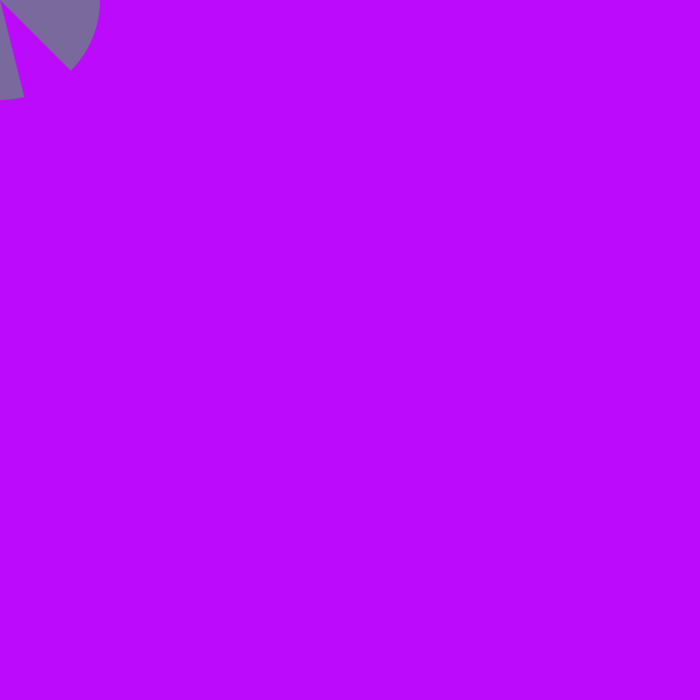
Frame 1 (no input)
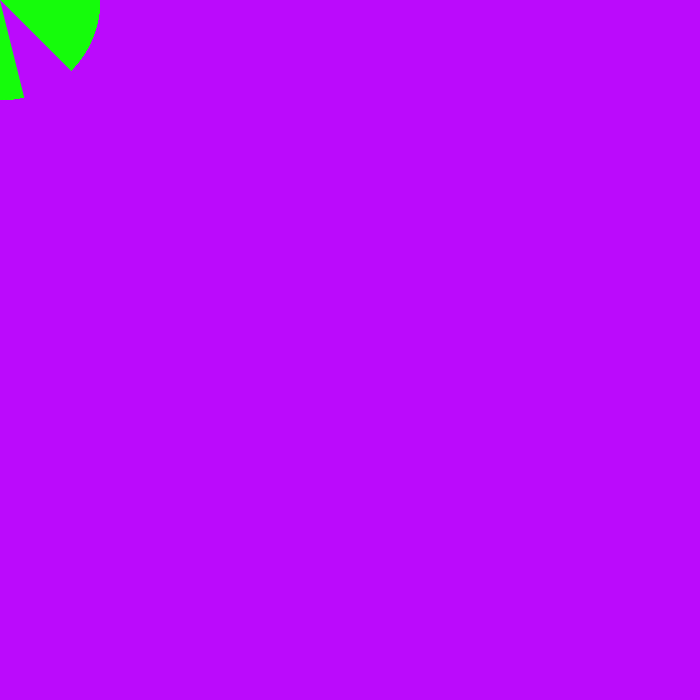
Frame 60 (the mouse pressed at the canvas centre just before this capture)
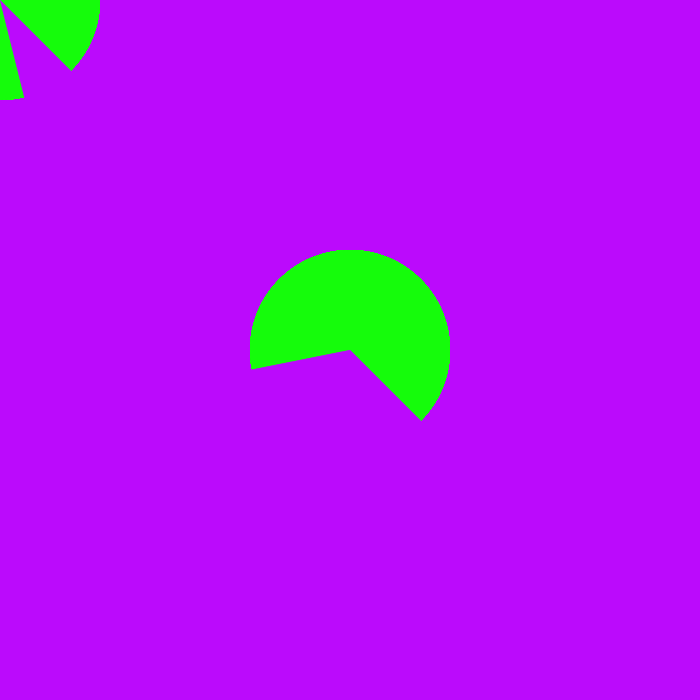
Frame 120 (the mouse held since frame 60 and released just before this capture)

The Processing sketch that drew these frames (run headless with seeded random() and noise(); from frame 60 on, the mouse is pressed at the canvas centre):

// Processing sketch: processing_31144
// ── processing_31144.pde

void setup() {
size(700,700);
background(187,10,252);

noStroke();
}
void draw() {
fill(21,252,10,100);
ellipse(mouseX,mouseY,200,200);
fill(187,10,252);
triangle(mouseX,mouseY,100,400,600,600);

}
